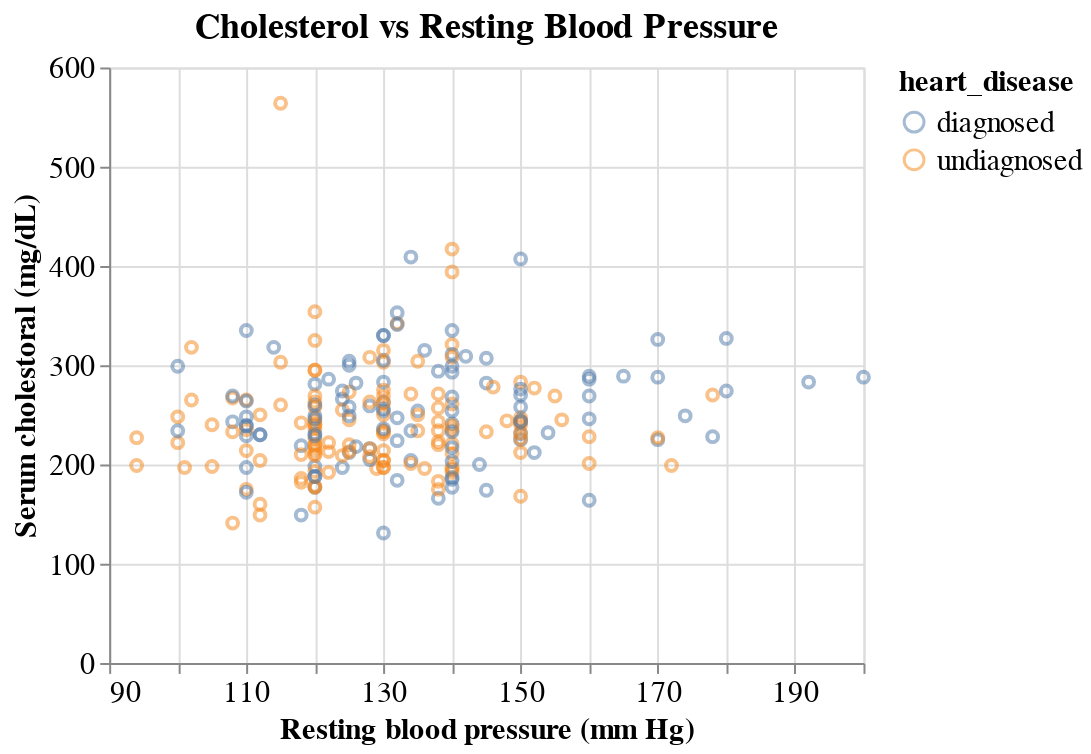

Source (notebook cell):
### Code cell
rest_bp_vs_cholesterol_plot = (
    alt.Chart(heart_disease_train , title= "Cholesterol vs Resting Blood Pressure")
    .mark_point(opacity= 0.5) 
    .encode(
        x=alt.X("resting_blood_pressure", title = "Resting blood pressure (mm Hg)", scale=alt.Scale(zero=False)),
        y=alt.Y("cholesterol", title = "Serum cholestoral (mg/dL)"),
        color="heart_disease"
    )
    .configure_title(fontSize=18)
    .configure_axis(labelFontSize=15, titleFontSize=15)
    .configure_legend(labelFontSize=15, titleFontSize=15)
    .properties(width=380, height=300)
)

rest_bp_vs_cholesterol_plot

### Figure 1 — Vega-Lite specification as saved in the notebook (floating-point values rounded to 4 significant figures; data arrays with more than 128 entries replaced by an {"elided": "..."} marker saying what was removed)
{"config": {"view": {"continuousWidth": 400, "continuousHeight": 300}, "axis": {"labelFontSize": 15, "titleFontSize": 15}, "legend": {"labelFontSize": 15, "titleFontSize": 15}, "title": {"fontSize": 18}}, "data": {"name": "data-2fc884aa0bd4567cd6c8b61a39c9448f"}, "mark": {"type": "point", "opacity": 0.5}, "encoding": {"color": {"field": "heart_disease", "type": "nominal"}, "x": {"field": "resting_blood_pressure", "scale": {"zero": false}, "title": "Resting blood pressure (mm Hg)", "type": "quantitative"}, "y": {"field": "cholesterol", "title": "Serum cholestoral (mg/dL)", "type": "quantitative"}}, "height": 300, "title": "Cholesterol vs Resting Blood Pressure", "width": 380, "$schema": "https://vega.github.io/schema/vega-lite/v4.17.0.json", "datasets": {"data-2fc884aa0bd4567cd6c8b61a39c9448f": {"elided": "227 records"}}}
